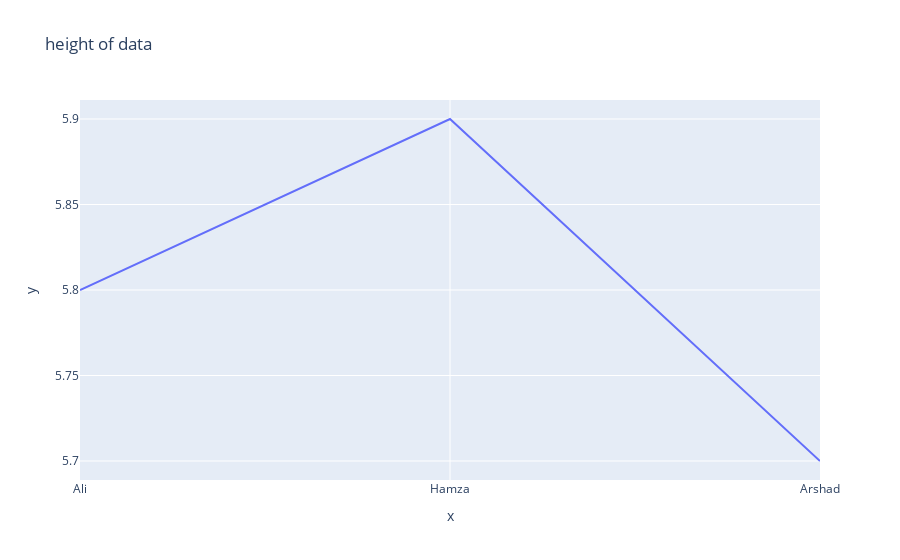

Write notebook code for a chart like this one.
### Code cell
names =['Ali','Hamza','Arshad']
heights = [5.8,5.9,5.7]


# create a plot 
fig = px.line(x=names , y=heights , title="height of data")
fig.show()

fig.write_image("line.png")

# save as stand alone html 
fig.write_html("hello.html")

### Figure 1 — Plotly figure (JSON) as saved in the notebook; plotly's stock layout.template omitted (floating-point values rounded to 4 significant figures)
{"data": [{"hovertemplate": "x=%{x}<br>y=%{y}<extra></extra>", "legendgroup": "", "line": {"color": "#636efa", "dash": "solid"}, "marker": {"symbol": "circle"}, "mode": "lines", "name": "", "orientation": "v", "showlegend": false, "type": "scatter", "x": ["Ali", "Hamza", "Arshad"], "xaxis": "x", "y": [5.8, 5.9, 5.7], "yaxis": "y"}], "layout": {"legend": {"tracegroupgap": 0}, "title": {"text": "height of data"}, "xaxis": {"anchor": "y", "domain": [0, 1], "title": {"text": "x"}}, "yaxis": {"anchor": "x", "domain": [0, 1], "title": {"text": "y"}}}}
